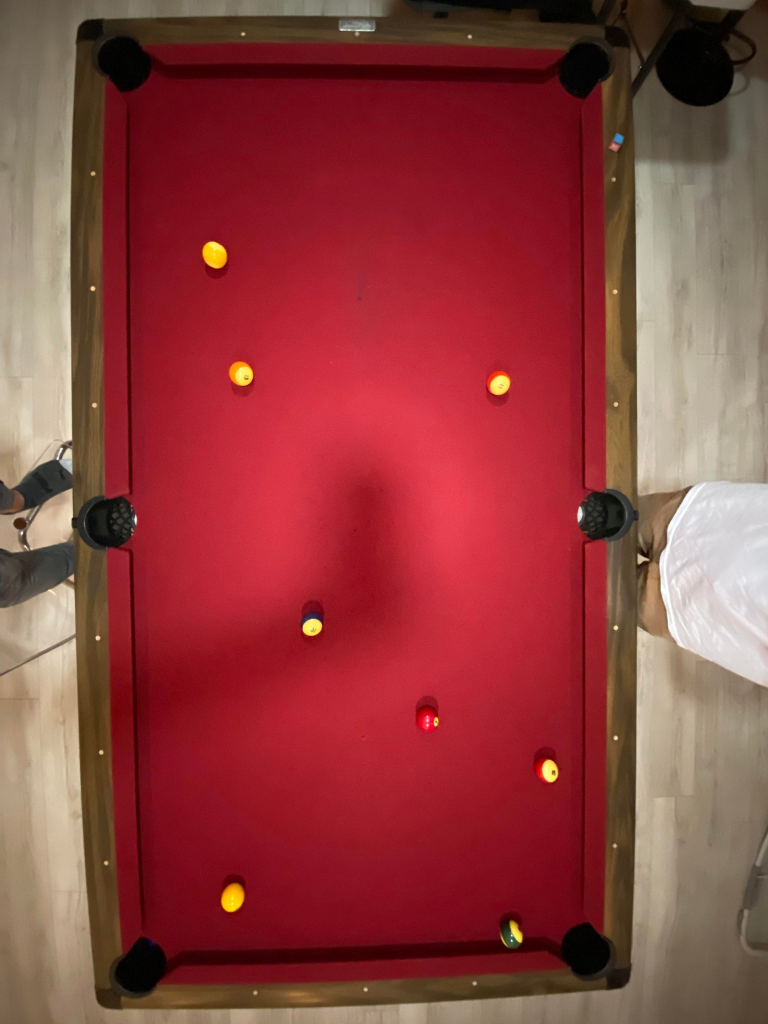
#> input picture Projection/images/pool01.jpg, 1536 x 2048 px (shown at 1/2 size); its folder holds only this picture in this run
$ python pool_table_detector.py
#> lines starting #> are read from the running program, lines starting #| are printed output that depends on the picture; after the words box and inside, x2 and y2 are one past the last pixel; in counts of white or black regions, pixels touching at a corner belong together
import cv2
import numpy as np
import os

def resize_image(image, width=700):
  return cv2.resize(image, (width, int(image.shape[0] * (width / image.shape[1]))))

def show_image(image, title='Image', width=700):
    # Display the image
    cv2.imshow(title, resize_image(image))
    cv2.waitKey(0)
    cv2.destroyAllWindows()


folder_path = "images/"
print("number of files: " + str(len(os.listdir(folder_path))))

for filename in os.listdir(folder_path):
    if filename.endswith(('.jpg', '.jpeg', '.png')):
        # Load the image
        image_path = folder_path + filename
        image = cv2.imread(image_path)
#> image is the input picture: shape (2048, 1536, 3); mean B, G, R 62.4, 63.4, 142.6

        ## PROCESS IMAGE

        # Création d'une fenêtre OpenCV
        cv2.namedWindow('image')

        # Création des trackbars pour ajuster les valeurs HSV
        cv2.createTrackbar('H Min', 'image', 0, 180, lambda *args: None)
        cv2.createTrackbar('H Max', 'image', 180, 180, lambda *args: None)
        cv2.createTrackbar('S Min', 'image', 0, 255, lambda *args: None)
        cv2.createTrackbar('S Max', 'image', 174, 255, lambda *args: None)
        cv2.createTrackbar('V Min', 'image', 0, 255, lambda *args: None)
        cv2.createTrackbar('V Max', 'image', 255, 255, lambda *args: None)

        # Lecture d'une image de test (remplacez ceci par votre image de billard)
        img = cv2.imread("Table8Balls_H.png")
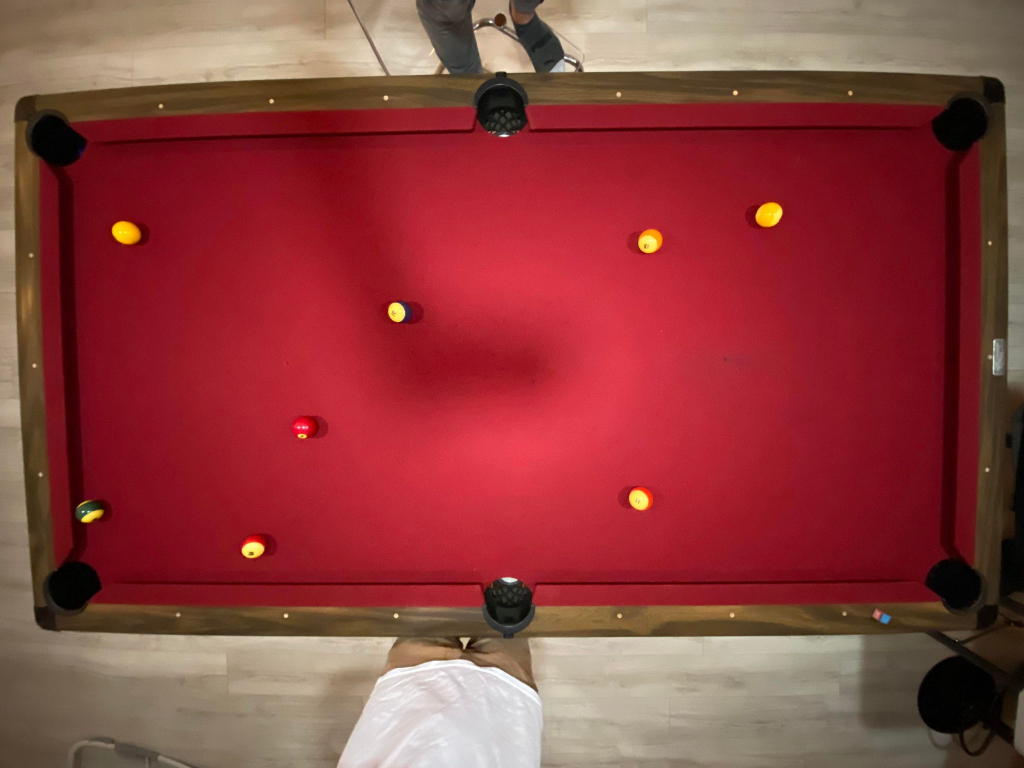
#> input picture Vision/Table8Balls_H.png, 2048 x 1536 px, found by its file name (shown at 1/2 size)
#> img is the input picture: shape (1536, 2048, 3); mean B, G, R 62.4, 63.4, 142.6
        img = resize_image(img)
#> in resize_image, `return cv2.resize(image, (width, int(image.shape[0] * (width / image.s..`:
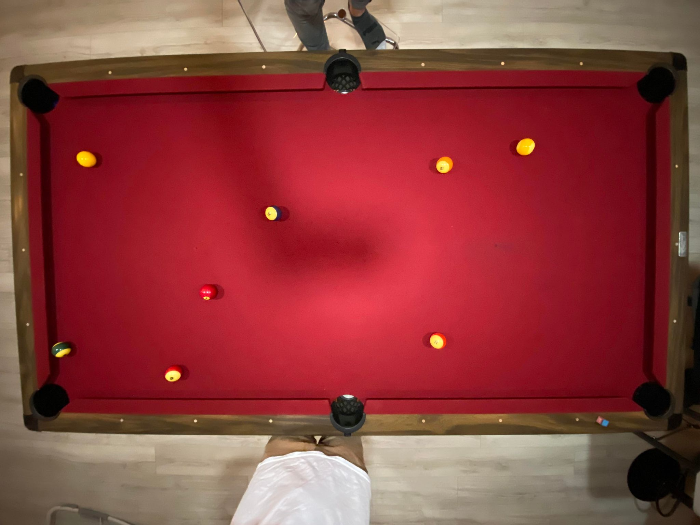
#> returned value: shape (525, 700, 3); mean of channels 0, 1, 2 62.3, 63.3, 142.5; drawn as B, G, R
        imgCopy = resize_image(img)

        while True:
          imgCopy = img.copy()
          # Convertir l'image en HSV
          hsv = cv2.cvtColor(img, cv2.COLOR_BGR2HSV)
#> hsv: shape (525, 700, 3); mean H, S, V 109.4, 160.9, 142.6

          # Obtenir les valeurs actuelles des trackbars pour HSV
          h_min = cv2.getTrackbarPos('H Min', 'image')
          h_max = cv2.getTrackbarPos('H Max', 'image')
          s_min = cv2.getTrackbarPos('S Min', 'image')
          s_max = cv2.getTrackbarPos('S Max', 'image')
          v_min = cv2.getTrackbarPos('V Min', 'image')
          v_max = cv2.getTrackbarPos('V Max', 'image')

          # Définir la plage HSV à filtrer
          lower_hsv = np.array([h_min, s_min, v_min])
          upper_hsv = np.array([h_max, s_max, v_max])

          # Appliquer le masque HSV
          mask_hsv = cv2.inRange(hsv, lower_hsv, upper_hsv)
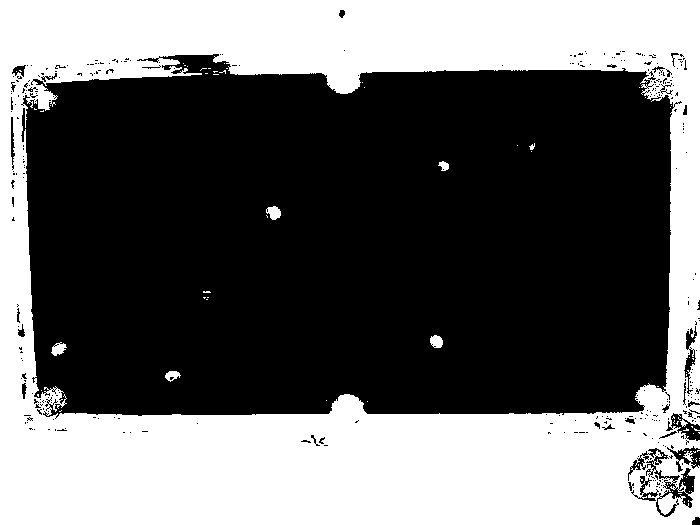
#> mask_hsv: shape (525, 700); 40.5% white; 80 white regions (73 under 20 px), largest, box (x1, y1, x2, y2) and area: (0, 0, 700, 525) 148183, (266, 206, 281, 220) 144, (51, 342, 67, 356) 133
          result_hsv = cv2.bitwise_and(img, img, mask=mask_hsv)
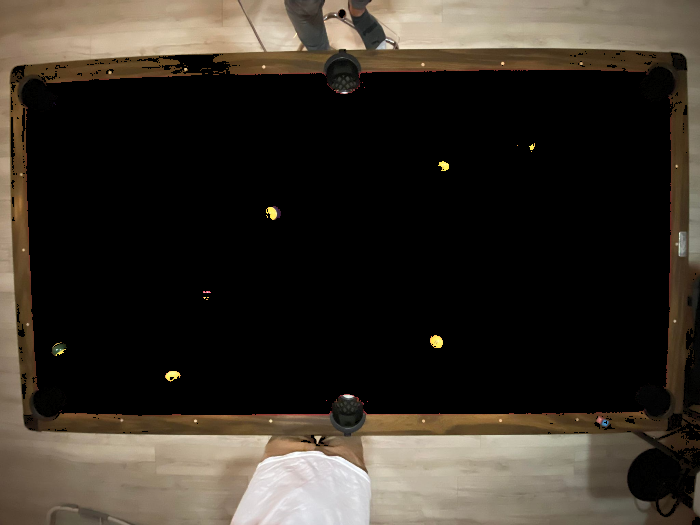
#> result_hsv: shape (525, 700, 3); mean B, G, R 39.6, 47.9, 54.3


          edges = cv2.Canny(mask_hsv, 50, 150, apertureSize=3)
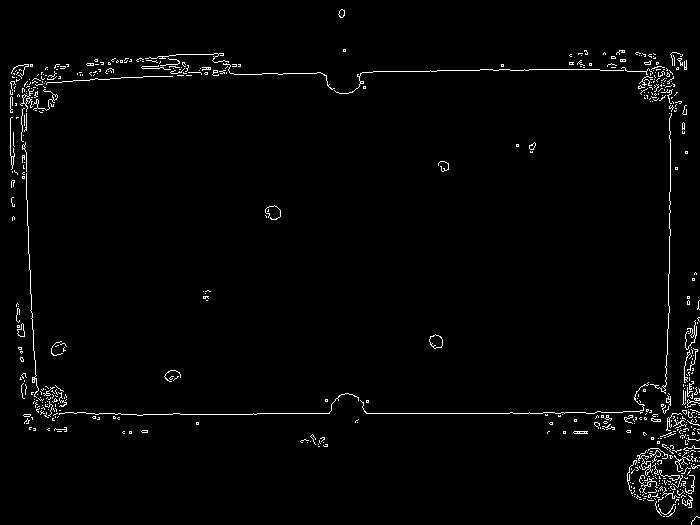
#> edges: shape (525, 700); 1.9% white in thin lines or dots
          lines = cv2.HoughLines(edges, 1, np.pi / 180, 150)
#> lines = [[413, 1.57], [78, 1.55], [673, 0.0175], [-15, 3.09]]

          if lines is not None:
              # Iterate through each line detected
            for line in lines:
              rho, theta = line[0]
              a = np.cos(theta)
              b = np.sin(theta)
              x0 = a * rho
              y0 = b * rho
              x1 = int(x0 + 1000 * (-b))
              y1 = int(y0 + 1000 * (a))
              x2 = int(x0 - 1000 * (-b))
              y2 = int(y0 - 1000 * (a))

              # Draw lines on the original image (img)
              cv2.line(imgCopy, (x1, y1), (x2, y2), (0, 0, 255), 2)
#> this loop made 4 passes
#> (rho, theta, a, b, x0, y0, x1, y1) on passes 1 to 4: (413, 1.57, -4.37e-08, 1, -1.81e-05, 413, -1000, 412), (78, 1.55, 0.0175, 1, 1.36, 77.99, -998, 95), (673, 0.0175, 1, 0.0175, 672.9, 11.75, 655, 1011), (-15, 3.09, -0.999, 0.0523, 14.98, -0.785, -37, -999)
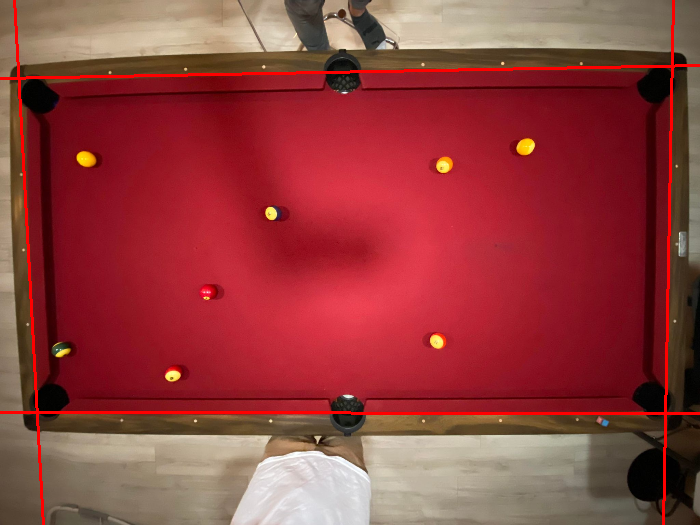
#> imgCopy: shape (525, 700, 3); 1.99% of pixels changed, all inside (x1, y1, x2, y2) = (0, 0, 700, 525)


          # Afficher l'image HSV et l'image RGB côte à côte
          display = np.hstack((imgCopy, result_hsv))
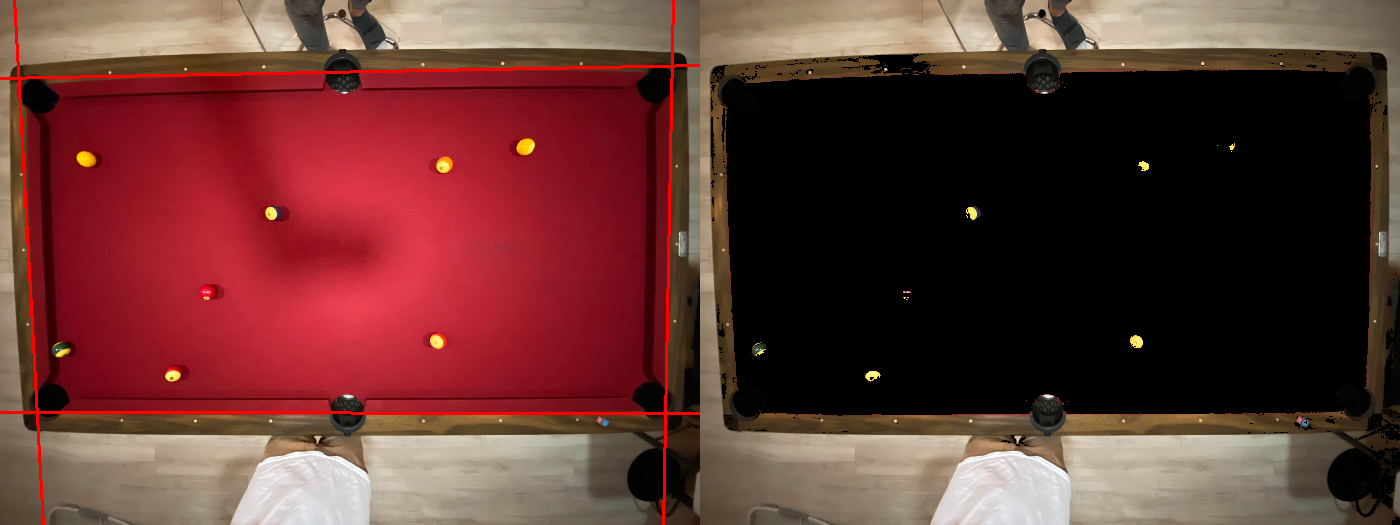
#> display: shape (525, 1400, 3); mean B, G, R 50.6, 55.1, 100
          cv2.imshow('image', display)

          # Sortir de la boucle si 'q' est pressé
          if cv2.waitKey(1) & 0xFF == ord('q'):
#> (key q is pressed here)
            break

        cv2.destroyAllWindows()
